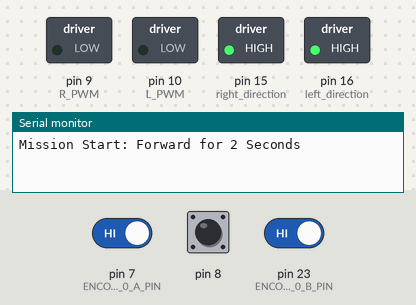
Recording of a sketch running on a simulated Arduino Leonardo, built with avr-gcc and run on an emulated ATmega32U4. On the bench: switched loads named in the sketch (green lamp = pin HIGH), the last lines printed to the serial monitor. The inputs (shaded band) are chosen by the test bench; at power-on: pin 8 HIGH, pin 7 (ENCODER_0_A_PIN) HIGH, pin 23 (ENCODER_0_B_PIN) HIGH.

Above: at 0.01 s.
At 1.26 s:
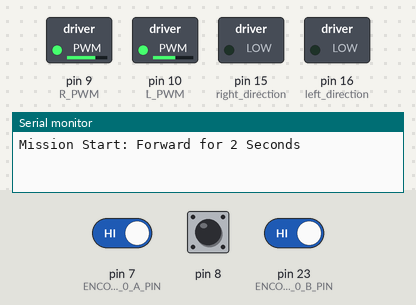
1.3 s: pin 8 pulled LOW for 0.15 s
At 10.15 s:
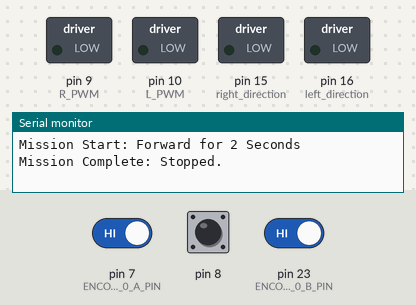
Timing chart, 0 to 10.3 s (numbered marks = the images above; inputs shaded):
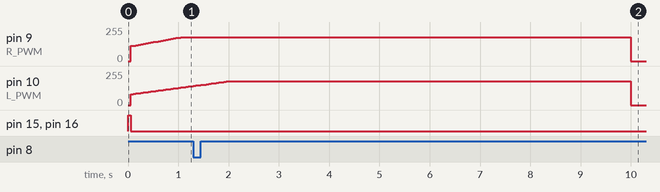

Measured:
- by itself, pin 10 (L_PWM): rises from 142/255 to 180/255 in 0.70 s, then falls to 0/255 in 8.0 s

The sketch:

Forwards.ino
```cpp
#include "PID.h"
#include "Motors.h"
#include "Encoders.h"

Motors_c motors;
PID_c left_pid;
PID_c right_pid;

// Timing and State
#define FORWARD_MS 10000
unsigned long mission_start_ts;
bool is_moving = true;

// Shared variables from your previous labs
float demand = 0.5;
unsigned long speed_est_ts;
#define SPEED_EST_MS 10
long last_e0, last_e1;
float last_speed0 = 0, last_speed1 = 0;
float smoothing_factor = 0.2;

#define PID_UPDATE_MS 50
unsigned long pid_update_ts;

void setup() {
  Serial.begin(9600);

  // Use your calibrated values here
  left_pid.initialise(160.0, 0.1, 0.0);
  right_pid.initialise(220.0, 0.1335, 0.0);

  setupEncoder0();
  setupEncoder1();
  motors.initialise();

  left_pid.reset();
  right_pid.reset();

  // Initialize all timestamps
  unsigned long start_time = millis();
  speed_est_ts = start_time;
  pid_update_ts = start_time;
  mission_start_ts = start_time;

  Serial.println("Mission Start: Forward for 2 Seconds");
}

void loop() {
  unsigned long current_ts = millis();

  // 1. Check if 2 seconds have passed
  if (is_moving && (current_ts - mission_start_ts >= FORWARD_MS)) {
    is_moving = false;
    motors.setPWM(0, 0); // Hard stop
    Serial.println("Mission Complete: Stopped.");
  }

  // 2. Only run PID and Speed math if we are still in the 'moving' state
  if (is_moving) {

    // --- Speed Calculation (Same as before) ---
    if (current_ts - speed_est_ts >= SPEED_EST_MS) {
      long diff0 = count_e0 - last_e0;
      long diff1 = count_e1 - last_e1;
      last_e0 = count_e0; last_e1 = count_e1;

      float s0 = (float)diff0 / (float)(current_ts - speed_est_ts);
      float s1 = (float)diff1 / (float)(current_ts - speed_est_ts);

      last_speed0 = (smoothing_factor * s0) + ((1.0 - smoothing_factor) * last_speed0);
      last_speed1 = (smoothing_factor * s1) + ((1.0 - smoothing_factor) * last_speed1);
      speed_est_ts = current_ts;
    }

    // --- PID Update (Same as before) ---
    if (current_ts - pid_update_ts >= PID_UPDATE_MS) {
      pid_update_ts = current_ts;

      float l_pwm = left_pid.update(demand, last_speed1);
      float r_pwm = right_pid.update(demand, last_speed0);

      motors.setPWM(l_pwm, r_pwm);
    }
  }
}
```

Encoders.h
```cpp
/*
 *
 * This code has been completed for you and should not be changed.
 * This code will be discussed in Labsheet 3.
 *
 */

#ifndef _ENCODERS_H
#define _ENCODERS_H

#define ENCODER_0_A_PIN  7
#define ENCODER_0_B_PIN  23
#define ENCODER_1_A_PIN  26
//#define ENCODER_1_B_PIN Non-standard pin!


// Volatile Global variables used by Encoder ISR.
volatile long count_e0; // used by encoder to count the rotation
volatile byte state_e0; // used to determine quadrature state
volatile long count_e1;
volatile byte state_e1;


// This ISR handles just Encoder 1
// ISR to read the Encoder1 Channel A and B pins
// and then look up based on  transition what kind of
// rotation must have occured.
ISR( INT6_vect ) {
  // We know that the ISR is only called when a pin changes.
  // We also know only 1 pin can change at a time.
  // The XOR(AB) signal change from "Channel A" triggers ISR.

  // First, Read in the new state of the encoder pins.
  // Standard pins, so standard read functions.
  boolean e0_B = digitalRead( ENCODER_0_B_PIN ); // normal B state
  boolean e0_A = digitalRead( ENCODER_0_A_PIN ); // XOR(AB)

  // Software XOR (^) logically infers
  // the true value of A given the state of B
  e0_A = e0_A ^ e0_B;

  // Shift our (new) current readings into bit positions
  // 2 and 3 in the state variable (current state)
  // State: (bit3)  (bit2)  (bit1)   (bit0)
  // State:  new B   new A   old B   old A
  state_e0 = state_e0 | ( e0_B  << 3 );
  state_e0 = state_e0 | ( e0_A  << 2 );

  if ( state_e0 == 1 ) {
    count_e0--;
  } else if ( state_e0 == 2) {
    count_e0++;
  } else if ( state_e0 == 4) {
    count_e0++;
  } else if ( state_e0 == 7) {
    count_e0--;
  } else if ( state_e0 == 8) {
    count_e0--;
  } else if ( state_e0 == 11) {
    count_e0++;
  } else if ( state_e0 == 13) {
    count_e0++;
  } else if ( state_e0 == 14) {
    count_e0--;
  }

  // Shift the current readings (bits 3 and 2) down
  // into position 1 and 0 (to become prior readings)
  // This bumps bits 1 and 0 off to the right, "deleting"
  // them for the next ISR call.
  state_e0 = state_e0 >> 2;

}


// This ISR handles just Encoder 0
// ISR to read the Encoder0 Channel A and B pins
// and then look up based on  transition what kind of
// rotation must have occured.
ISR( PCINT0_vect ) {

  // First, Read in the new state of the encoder pins.

  // Mask for a specific pin from the port.
  // Non-standard pin, so we access the register
  // directly.
  // Reading just PINE would give us a number
  // composed of all 8 bits.  We want only bit 2.
  // B00000100 masks out all but bit 2
  // It is more portable to use the PINE2 keyword.
  boolean e1_B = PINE & (1 << PINE2);
  //boolean e1_B = PINE & B00000100;  // Does same as above.

  // Standard read from the other pin.
  boolean e1_A = digitalRead( ENCODER_1_A_PIN ); // 26 the same as A8


  e1_A = e1_A ^ e1_B;

  // Create a bitwise representation of our states
  // We do this by shifting the boolean value up by
  // the appropriate number of bits, as per our table
  // header:
  //
  // State :  (bit3)  (bit2)  (bit1)  (bit0)
  // State :  New A,  New B,  Old A,  Old B.
  state_e1 = state_e1 | ( e1_B  << 3 );
  state_e1 = state_e1 | ( e1_A  << 2 );


  // This is an inefficient way of determining
  // the direction.  However it illustrates well
  // against the lecture slides.
  if ( state_e1 == 1 ) {
    count_e1--;
  } else if ( state_e1 == 2) {
    count_e1++;
  } else if ( state_e1 == 4) {
    count_e1++;
  } else if ( state_e1 == 7) {
    count_e1--;
  } else if ( state_e1 == 8) {
    count_e1--;
  } else if ( state_e1 == 11) {
    count_e1++;
  } else if ( state_e1 == 13) {
    count_e1++;
  } else if ( state_e1 == 14) {
    count_e1--;
  }

  // Shift the current readings (bits 3 and 2) down
  // into position 1 and 0 (to become prior readings)
  // This bumps bits 1 and 0 off to the right, "deleting"
  // them for the next ISR call.
  state_e1 = state_e1 >> 2;
}


/*
   This setup routine enables interrupts for
   encoder1.  The interrupt is automatically
   triggered when one of the encoder pin changes.
   This is really convenient!  It means we don't
   have to check the encoder manually.
*/
void setupEncoder0()
{
  count_e0 = 0;

  // Setup pins for right encoder
  pinMode( ENCODER_0_A_PIN, INPUT );
  pinMode( ENCODER_0_B_PIN, INPUT );

  // initialise the recorded state of e0 encoder.
  state_e0 = 0;

  // Get initial state of encoder pins A + B
  boolean e0_A = digitalRead( ENCODER_0_A_PIN );
  boolean e0_B = digitalRead( ENCODER_0_B_PIN );
  e0_A = e0_A ^ e0_B;

  // Shift values into correct place in state.
  // Bits 1 and 0  are prior states.
  state_e0 = state_e0 | ( e0_B << 1 );
  state_e0 = state_e0 | ( e0_A << 0 );


  // Now to set up PE6 as an external interupt (INT6), which means it can
  // have its own dedicated ISR vector INT6_vector

  // Page 90, 11.1.3 External Interrupt Mask Register – EIMSK
  // Disable external interrupts for INT6 first
  // Set INT6 bit low, preserve other bits
  EIMSK = EIMSK & ~(1 << INT6);
  //EIMSK = EIMSK & B1011111; // Same as above.

  // Page 89, 11.1.2 External Interrupt Control Register B – EICRB
  // Used to set up INT6 interrupt
  EICRB |= ( 1 << ISC60 );  // using header file names, push 1 to bit ISC60
  //EICRB |= B00010000; // does same as above

  // Page 90, 11.1.4 External Interrupt Flag Register – EIFR
  // Setting a 1 in bit 6 (INTF6) clears the interrupt flag.
  EIFR |= ( 1 << INTF6 );
  //EIFR |= B01000000;  // same as above

  // Now that we have set INT6 interrupt up, we can enable
  // the interrupt to happen
  // Page 90, 11.1.3 External Interrupt Mask Register – EIMSK
  // Disable external interrupts for INT6 first
  // Set INT6 bit high, preserve other bits
  EIMSK |= ( 1 << INT6 );
  //EIMSK |= B01000000; // Same as above

}


void setupEncoder1(){

  count_e1 = 0;

  // Setting up left encoder:
  // The 3Pi board uses the pin PE2 (port E, pin 2) which is
  // very unconventional.  It doesn't have a standard
  // arduino alias (like d6, or a5, for example).
  // We set it up here with direct register access
  // Writing a 0 to a DDR sets as input
  // DDRE = Data Direction Register (Port)E
  // We want pin PE2, which means bit 2 (counting from 0)
  // PE Register bits [ 7  6  5  4  3  2  1  0 ]
  // Binary mask      [ 1  1  1  1  1  0  1  1 ]
  //
  // By performing an & here, the 0 sets low, all 1's preserve
  // any previous state.
  DDRE = DDRE & ~(1 << DDE6);
  //DDRE = DDRE & B11111011; // Same as above.

  // We need to enable the pull up resistor for the pin
  // To do this, once a pin is set to input (as above)
  // You write a 1 to the bit in the output register
  PORTE = PORTE | (1 << PORTE2 );
  //PORTE = PORTE | 0B00000100;

  // Encoder1 uses conventional pin 26
  pinMode( ENCODER_1_A_PIN, INPUT );
  digitalWrite( ENCODER_1_A_PIN, HIGH ); // Encoder 1 xor

  // initialise the recorded state of e1 encoder.
  state_e1 = 0;

  // Get initial state of encoder.
  boolean e1_B = PINE & (1 << PINE2);
  //boolean e1_B = PINE & B00000100;  // Does same as above.

  // Standard read from the other pin.
  boolean e1_A = digitalRead( ENCODER_1_A_PIN ); // 26 the same as A8

  // Some clever electronics combines the
  // signals and this XOR restores the
  // true value.
  e1_A = e1_A ^ e1_B;

  // Shift values into correct place in state.
  // Bits 1 and 0  are prior states.
  state_e1 = state_e1 | ( e1_B << 1 );
  state_e1 = state_e1 | ( e1_A << 0 );

  // Enable pin-change interrupt on A8 (PB4) for encoder0, and disable other
  // pin-change interrupts.
  // Note, this register will normally create an interrupt a change to any pins
  // on the port, but we use PCMSK0 to set it only for PCINT4 which is A8 (PB4)
  // When we set these registers, the compiler will now look for a routine called
  // ISR( PCINT0_vect ) when it detects a change on the pin.  PCINT0 seems like a
  // mismatch to PCINT4, however there is only the one vector servicing a change
  // to all PCINT0->7 pins.
  // See Manual 11.1.5 Pin Change Interrupt Control Register - PCICR

  // Page 91, 11.1.5, Pin Change Interrupt Control Register
  // Disable interrupt first
  PCICR = PCICR & ~( 1 << PCIE0 );
  // PCICR &= B11111110;  // Same as above

  // 11.1.7 Pin Change Mask Register 0 – PCMSK0
  PCMSK0 |= (1 << PCINT4);

  // Page 91, 11.1.6 Pin Change Interrupt Flag Register – PCIFR
  PCIFR |= (1 << PCIF0);  // Clear its interrupt flag by writing a 1.

  // Enable
  PCICR |= (1 << PCIE0);
}

#endif
```

Motors.h
```cpp
/************************************
,        .       .           .      ,
|        |       |           |     '|
|    ,-: |-. ,-. |-. ,-. ,-. |-     |
|    | | | | `-. | | |-' |-' |      |
`--' `-` `-' `-' ' ' `-' `-' `-'    '
*************************************/

// this #ifndef stops this file
// from being included mored than
// once by the compiler.
#ifndef _MOTORS_H
#define _MOTORS_H

// Pin definitions.  By using #define we can
// switch the number here, and everywhere the
// text appears (i.e. L_PWM) it will be
// replaced.
#define L_PWM 10 // This is correct.
#define L_DIR 16 // This is the wrong pin!
#define R_PWM 9 // This is the wrong pin!
#define R_DIR 15 // This is the wrong pin!

// It is a good idea to limit the maximum power
// sent to the motors. Using #define means we
// can set this value just once here, and it
// can be used in many places in the code below.
#define MAX_PWM 180.0

// Class to operate the motors.
class Motors_c {

  public:

    // Constructor, must exist.
    Motors_c() {
      // Leave empty. Ensure initialise() is called
      // instead.
    }

    // Use this function to initialise the pins that
    // will control the motors, and decide what first
    // value they should have.
    void initialise() {

      // Uncomment and replace the ???? with the correct
      // values, e.g  pinMode( <pin>, <INPUT or OUTPUT> );
       pinMode( 10 , OUTPUT ); //left motor
       pinMode( 16 , OUTPUT ); //left direction
       pinMode( 9 , OUTPUT ); //right motor
       pinMode( 15 , OUTPUT ); //right direction

      // Uncomment and replace ???? with the correct
      // values, e.g. digitalWrite( <pin>, <HIGH or LOW> );
      // Which pins will be either HIGH or LOW? What
      // purpose do they serve?
            digitalWrite( 16, HIGH );
            digitalWrite( 15, HIGH );

      // Uncomment and replace ???? with the correct
      // values, e.g. analogWrite( <pin>, < 0 : 255 > );
      // Which pins will take a value in range [0:255]?
      // What purpose do they serve?
//       analogWrite( 10 , 25 );
//       analogWrite( 9 , 25 );
//
//       delay(1000);
//       analogWrite( 10, 0);
//       analogWrite( 9, 0);

    } // End of initialise()


    // This function will be used to send a power value
    // to the motors.
    //
    // The power sent to the motors is created by the
    // analogWrite() function, which is producing PWM.
    // analogWrite() is intended to use a range between
    // [0:255].
    //
    // This function takes two input arguments: "left_pwr"
    // and "right_pwr", (pwr = power) and they are of the
    // type float. A float might be a value like 0.01, or
    // -150.6
    void setPWM( float left_pwr, float right_pwr ) {

      // What should happen if the request for left_pwr
      // is less than 0? Recall, how are these motors
      // operated in terms of the pins used?
      if ( left_pwr < 0 ) {
         digitalWrite( 16, HIGH );
         left_pwr = -left_pwr;
      } else {
         digitalWrite( 16, LOW );
      }

      // What should happen if the request for right_pwr
      // is less than 0? Recall, how are these motors
      // operated in terms of the pins used?
      if ( right_pwr < 0 ) {
         digitalWrite( 15, HIGH );
         right_pwr = -right_pwr;
      } else {
         digitalWrite( 15, LOW );
      }


      // analogWrite() requires a value in the range
      // [0:255], and note this is positive only!
      // Write some code here to take the value of
      // left_pwr and ensure it is:
      // - positive only
      // - within the range 0 to 255
      // Note, we have used the sign to determine
      // the direction - so we don't care about the
      // sign of the value any more.


      // analogWrite() requires a value in the range
      // [0:255], and note this is positive only!
      // Write some code here to take the value of
      // right_pwr and ensure it is:
      // - positive only
      // - within the range 0 to 255
      // Note, we have used the sign to determine
      // the direction - so we don't care about the
      // sign of the value any more.
      if ( left_pwr > MAX_PWM )  left_pwr = MAX_PWM;
      if ( right_pwr > MAX_PWM ) right_pwr = MAX_PWM;


      // Lastly, write the requested power value to
      // the motors as a PWM signal.
      // Without the code above, this is likely to
      // produce very unexpected behaviours.
      analogWrite( L_PWM, left_pwr );
      analogWrite( R_PWM, right_pwr );

      // Done!
      return;

    } // End of setPWM()


}; // End of Motors_c class definition.


#endif
```

Source omitted: PID.h (3796 bytes)
